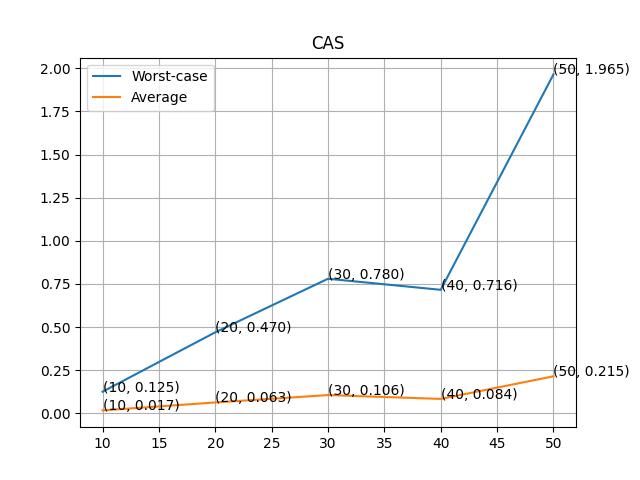

Generate this figure with Python:
import numpy as np
import pandas as pd
import matplotlib.pyplot as plt

df = pd.read_csv('cas.csv')
wc = np.array(df['wc'])
x = [q.mean() for q in np.split(wc, 5)]

av = np.array(df['avg'])
y = [q.mean() for q in np.split(av, 5)]

plt.plot(range(10, 51, 10), x, label = 'Worst-case')
plt.plot(range(10, 51, 10), y, label = 'Average')
for i in range(10, 51, 10):
    plt.annotate(f'({i}, {x[i//10 - 1]:.3f})', (i, x[i//10 - 1]))
    plt.annotate(f'({i}, {y[i//10 - 1]:.3f})', (i, y[i//10 - 1]))
    
plt.title('CAS')
plt.legend()
plt.grid()

plt.savefig('cas.png')